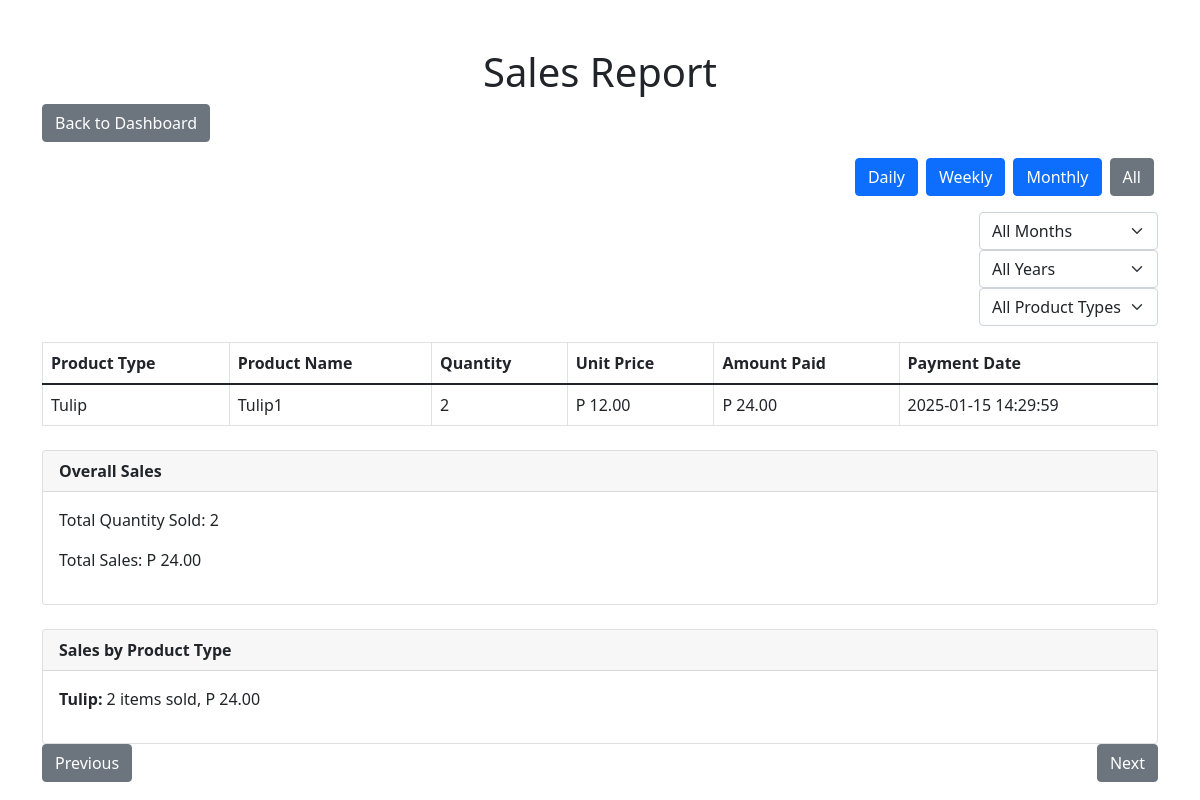
Before: /admin/sales-report.php with the older database file.
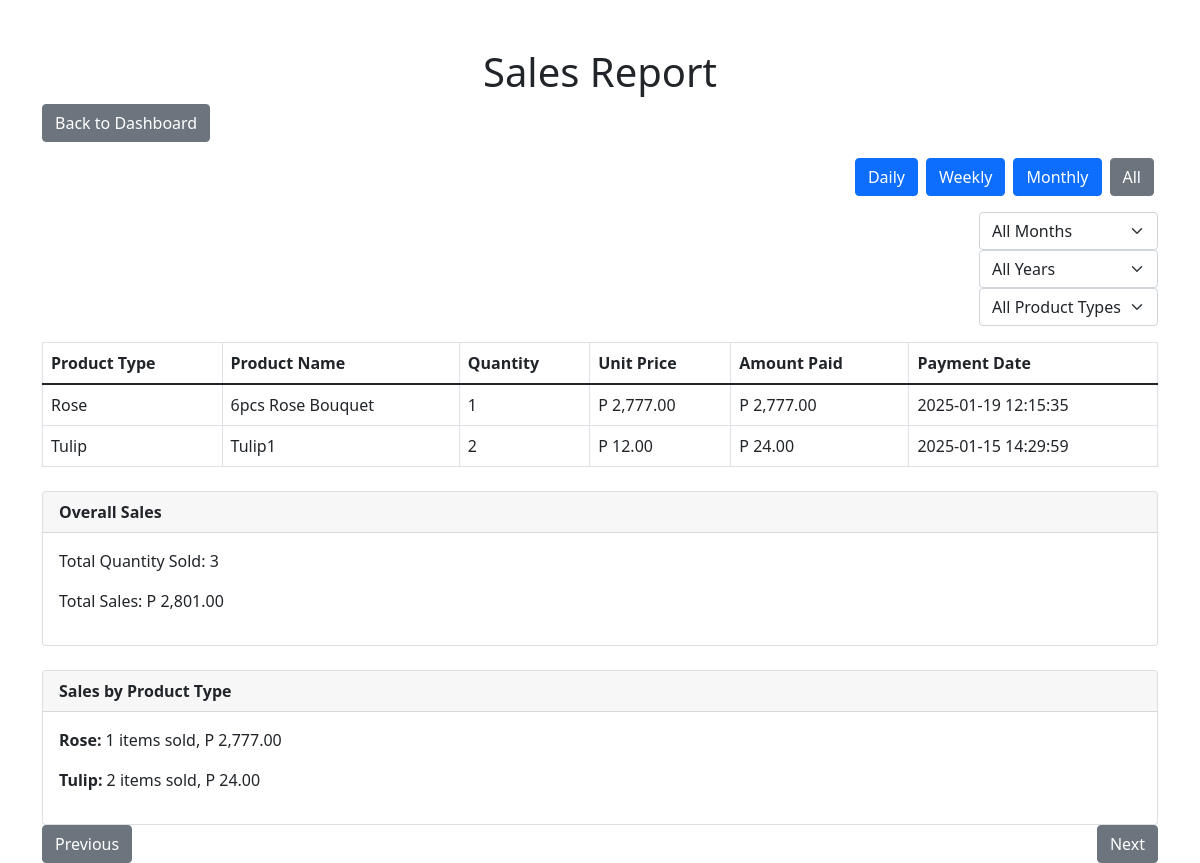
After: the same page with the newer database file.
### tables this page shows
CREATE TABLE `payment` (
  `payment_id` int(11) NOT NULL,
  `cust_id` int(11) NOT NULL,
  `order_id` int(11) DEFAULT NULL,
  `cust_name` varchar(255) NOT NULL,
  `cust_email` varchar(255) NOT NULL,
  `reference_number` varchar(255) DEFAULT NULL,
  `amount_paid` decimal(10,2) NOT NULL,
  `payment_method` enum('gcash','cop') NOT NULL,
  `payment_status` enum('pending','paid','failed') DEFAULT 'pending',
  `shipping_status` enum('pending','shipped','delivered','readyforpickup') DEFAULT 'pending',
  `created_at` timestamp NOT NULL DEFAULT current_timestamp(),
  `updated_at` timestamp NOT NULL DEFAULT current_timestamp() ON UPDATE current_timestamp()
);

CREATE TABLE `end_category` (
  `ecat_id` int(11) NOT NULL,
  `ecat_name` varchar(255) NOT NULL,
  `mcat_id` int(11) NOT NULL
);

CREATE TABLE `product` (
  `p_id` int(11) NOT NULL,
  `name` varchar(255) NOT NULL,
  `old_price` varchar(10) NOT NULL,
  `current_price` varchar(10) NOT NULL,
  `quantity` int(10) NOT NULL,
  `featured_photo` varchar(255) NOT NULL,
  `description` text NOT NULL,
  `short_description` text NOT NULL,
  `feature` text NOT NULL,
  `other_photo` text NOT NULL,
  `condition` text NOT NULL,
  `is_featured` int(1) NOT NULL,
  `is_active` int(1) NOT NULL,
  `ecat_id` int(11) NOT NULL
);

CREATE TABLE `order_items` (
  `order_item_id` int(11) NOT NULL,
  `order_id` int(11) NOT NULL,
  `product_id` int(11) NOT NULL,
  `quantity` int(11) NOT NULL,
  `price` decimal(10,2) NOT NULL
);

### admin/sales-report.php (the view, shortened to what this page needs)
<?php
include("inc/config.php");
$dateFilter = isset($_GET['filter']) ? $_GET['filter'] : 'all';
$productTypeFilter = isset($_GET['product_type']) ? $_GET['product_type'] : 'all';
$page = isset($_GET['page']) ? (int)$_GET['page'] : 1;
$perPage = 10;
$offset = ($page - 1) * $perPage;
switch ($dateFilter) {
    default:
        $interval = "1";
}
$monthCondition = '';
$yearCondition = '';
if ($productTypeFilter !== 'all') {
    $productTypeCondition = " AND ec.ecat_id = :product_type";
} else {
    $productTypeCondition = "";
}
try {
    $stmt = $pdo->prepare("
        SELECT
            p.name AS product_name,
            p.ecat_id,
            oi.quantity,
            p.current_price,
            pay.amount_paid,
            pay.created_at AS payment_date,
            ec.ecat_name AS product_type
        FROM payment pay
        JOIN orders o ON pay.order_id = o.order_id
        JOIN order_items oi ON o.order_id = oi.order_id
        JOIN product p ON oi.product_id = p.p_id
        JOIN end_category ec ON p.ecat_id = ec.ecat_id
        WHERE $interval $productTypeCondition $monthCondition $yearCondition
        ORDER BY pay.created_at DESC
        LIMIT :limit OFFSET :offset
    ");
    $stmt->bindParam(':limit', $perPage, PDO::PARAM_INT);
    $stmt->bindParam(':offset', $offset, PDO::PARAM_INT);
    $stmt->execute();
    $sales = $stmt->fetchAll(PDO::FETCH_ASSOC);
    $countStmt = $pdo->prepare("SELECT COUNT(*) FROM payment pay JOIN orders o ON pay.order_id = o.order_id JOIN order_items oi ON o.order_id = oi.order_id JOIN product p ON oi.product_id = p.p_id JOIN end_category ec ON p.ecat_id = ec.ecat_id WHERE $interval $productTypeCondition $monthCondition $yearCondition");
    $countStmt->execute();
    $totalSales = $countStmt->fetchColumn();
    $totalPages = ceil($totalSales / $perPage);
    $totalSalesStmt = $pdo->prepare("
        SELECT
            SUM(oi.quantity) AS total_quantity,
            SUM(pay.amount_paid) AS total_sales,
            ec.ecat_name AS product_type
        FROM payment pay
        JOIN orders o ON pay.order_id = o.order_id
        JOIN order_items oi ON o.order_id = oi.order_id
        JOIN product p ON oi.product_id = p.p_id
        JOIN end_category ec ON p.ecat_id = ec.ecat_id
        WHERE $interval $monthCondition $yearCondition
        GROUP BY ec.ecat_id
    ");
    $totalSalesStmt->execute();
    $totalSalesData = $totalSalesStmt->fetchAll(PDO::FETCH_ASSOC);
    $overallTotalStmt = $pdo->prepare("
        SELECT
            SUM(oi.quantity) AS total_quantity,
            SUM(pay.amount_paid) AS total_sales
        FROM payment pay
        JOIN orders o ON pay.order_id = o.order_id
        JOIN order_items oi ON o.order_id = oi.order_id
        JOIN product p ON oi.product_id = p.p_id
        WHERE $interval $monthCondition $yearCondition
    ");
    $overallTotalStmt->execute();
    $overallTotalData = $overallTotalStmt->fetch(PDO::FETCH_ASSOC);
} catch (Exception $e) {
    echo "Error fetching sales data: " . $e->getMessage();
}
?>
<!DOCTYPE html>
<html lang="en">
<head>
    <link href="https://cdn.jsdelivr.net/npm/bootstrap@5.1.3/dist/css/bootstrap.min.css" rel="stylesheet">
</head>
<body>
    <div class="container mt-5">
        <h1 class="text-center">Sales Report</h1>
         <div class="d-flex justify-content-start mb-3">
            <a href="dashboard.php" class="btn btn-secondary">Back to Dashboard</a>
        </div>
        <div class="d-flex justify-content-end mb-3">
            <a href="sales-report.php?filter=daily" class="btn btn-primary mx-1">Daily</a>
            <a href="sales-report.php?filter=weekly" class="btn btn-primary mx-1">Weekly</a>
            <a href="sales-report.php?filter=monthly" class="btn btn-primary mx-1">Monthly</a>
            <a href="sales-report.php?filter=all" class="btn btn-secondary mx-1">All</a>
        </div>
        <div class="d-flex justify-content-end mb-3">
            <form action="sales-report.php" method="GET">
                <select name="month" class="form-select" onchange="this.form.submit()">
                    <option value="all" <?= !isset($_GET['month']) || $_GET['month'] === 'all' ? 'selected' : '' ?>>All Months</option>
                </select>
                <select name="year" class="form-select" onchange="this.form.submit()">
                    <option value="all" <?= !isset($_GET['year']) || $_GET['year'] === 'all' ? 'selected' : '' ?>>All Years</option>
                </select>
                <select name="product_type" class="form-select" onchange="this.form.submit()">
                    <option value="all" <?= $productTypeFilter === 'all' ? 'selected' : '' ?>>All Product Types</option>
                </select>
            </form>
        </div>
        <?php if (empty($sales)) { ?>
            <div class="alert alert-warning text-center">
                <strong>No products found for this type.</strong>
            </div>
        <?php } else { ?>
            <table class="table table-bordered">
                <thead>
                    <tr>
                        <th>Product Type</th>
                        <th>Product Name</th>
                        <th>Quantity</th>
                        <th>Unit Price</th>
                        <th>Amount Paid</th>
                        <th>Payment Date</th>
                    </tr>
                </thead>
                <tbody>
                    <?php foreach ($sales as $sale) { ?>
                        <tr>
                            <td><?= htmlspecialchars($sale['product_type']) ?></td>
                            <td><?= htmlspecialchars($sale['product_name']) ?></td>
                            <td><?= $sale['quantity'] ?></td>
                            <td>P <?= number_format($sale['current_price'], 2) ?></td>
                            <td>P <?= number_format($sale['amount_paid'], 2) ?></td>
                            <td><?= htmlspecialchars($sale['payment_date']) ?></td>
                        </tr>
                    <?php } ?>
                </tbody>
            </table>
        <?php } ?>
        <div class="card mt-4">
            <div class="card-header">
                <strong>Overall Sales</strong>
            </div>
            <div class="card-body">
                <p>Total Quantity Sold: <?= $overallTotalData['total_quantity'] ?></p>
                <p>Total Sales: P <?= number_format($overallTotalData['total_sales'], 2) ?></p>
            </div>
        </div>
        <div class="card mt-4">
            <div class="card-header">
                <strong>Sales by Product Type</strong>
            </div>
            <div class="card-body">
                <?php foreach ($totalSalesData as $data) { ?>
                    <p><strong><?= $data['product_type'] ?>:</strong> <?= $data['total_quantity'] ?> items sold, P <?= number_format($data['total_sales'], 2) ?></p>
                <?php } ?>
            </div>
        </div>
        <div class="d-flex justify-content-between">
            <a href="sales-report.php?filter=<?= $dateFilter ?>&page=<?= max(1, $page - 1) ?>&product_type=<?= $productTypeFilter ?>&month=<?= isset($_GET['month']) ? $_GET['month'] : 'all' ?>&year=<?= isset($_GET['year']) ? $_GET['year'] : 'all' ?>" class="btn btn-secondary">Previous</a>
            <a href="sales-report.php?filter=<?= $dateFilter ?>&page=<?= min($totalPages, $page + 1) ?>&product_type=<?= $productTypeFilter ?>&month=<?= isset($_GET['month']) ? $_GET['month'] : 'all' ?>&year=<?= isset($_GET['year']) ? $_GET['year'] : 'all' ?>" class="btn btn-secondary">Next</a>
        </div>
    </div>
</body>
</html>

Changed rows visible on the page:
added payment: end_category.ecat_name "Rose", product.name "6pcs Rose Bouquet", order_items.quantity "1", product.current_price "2,777.00", amount_paid "2,777.00", created_at "2025-01-19 12:15:35"
Other visible differences:
$overallTotalData['total_quantity']: "2" → "3"
$overallTotalData['total_sales']: "24.00" → "2,801.00"
new list line: "Rose : 1 items sold, P 2,777.00"
